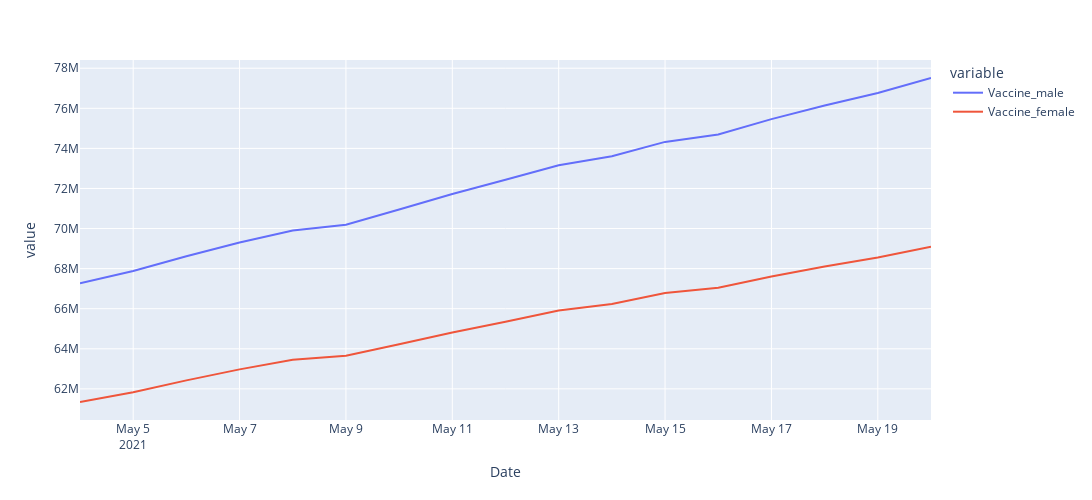

Notebook code cell kept with this figure:
### Markdown cell above
# VS GRAPH FOR MALE AND FEMALE VACCINATION

### Code cell
gen=px.line(vac,"Date",y=["Vaccine_male","Vaccine_female"],width=1200, height=500)
gen.show()

### Figure 1 — Plotly figure (JSON) as saved in the notebook; plotly's stock layout.template omitted (floating-point values rounded to 4 significant figures)
{"data": [{"hovertemplate": "variable=Vaccine_male<br>Date=%{x}<br>value=%{y}<extra></extra>", "legendgroup": "Vaccine_male", "line": {"color": "#636efa", "dash": "solid"}, "mode": "lines", "name": "Vaccine_male", "orientation": "v", "showlegend": true, "type": "scatter", "x": ["2021-05-04T00:00:00", "2021-05-05T00:00:00", "2021-05-06T00:00:00", "2021-05-07T00:00:00", "2021-05-08T00:00:00", "2021-05-09T00:00:00", "2021-05-10T00:00:00", "2021-05-11T00:00:00", "2021-05-12T00:00:00", "2021-05-13T00:00:00", "2021-05-14T00:00:00", "2021-05-15T00:00:00", "2021-05-16T00:00:00", "2021-05-17T00:00:00", "2021-05-18T00:00:00", "2021-05-19T00:00:00", "2021-05-20T00:00:00"], "xaxis": "x", "y": [67265833, 67881167, 68616643, 69304346, 69899266, 70186220, 70948079, 71722365, 72431855, 73161834, 73607113, 74324379, 74693401, 75461311, 76142110, 76761977, 77512357], "yaxis": "y"}, {"hovertemplate": "variable=Vaccine_female<br>Date=%{x}<br>value=%{y}<extra></extra>", "legendgroup": "Vaccine_female", "line": {"color": "#EF553B", "dash": "solid"}, "mode": "lines", "name": "Vaccine_female", "orientation": "v", "showlegend": true, "type": "scatter", "x": ["2021-05-04T00:00:00", "2021-05-05T00:00:00", "2021-05-06T00:00:00", "2021-05-07T00:00:00", "2021-05-08T00:00:00", "2021-05-09T00:00:00", "2021-05-10T00:00:00", "2021-05-11T00:00:00", "2021-05-12T00:00:00", "2021-05-13T00:00:00", "2021-05-14T00:00:00", "2021-05-15T00:00:00", "2021-05-16T00:00:00", "2021-05-17T00:00:00", "2021-05-18T00:00:00", "2021-05-19T00:00:00", "2021-05-20T00:00:00"], "xaxis": "x", "y": [61344881, 61832097, 62424602, 62972623, 63449164, 63650307, 64225501, 64816275, 65354414, 65906538, 66234957, 66787921, 67050966, 67608590, 68107465, 68550747, 69091006], "yaxis": "y"}], "layout": {"height": 500, "legend": {"title": {"text": "variable"}, "tracegroupgap": 0}, "margin": {"t": 60}, "width": 1200, "xaxis": {"anchor": "y", "domain": [0, 1], "title": {"text": "Date"}}, "yaxis": {"anchor": "x", "domain": [0, 1], "title": {"text": "value"}}}}
